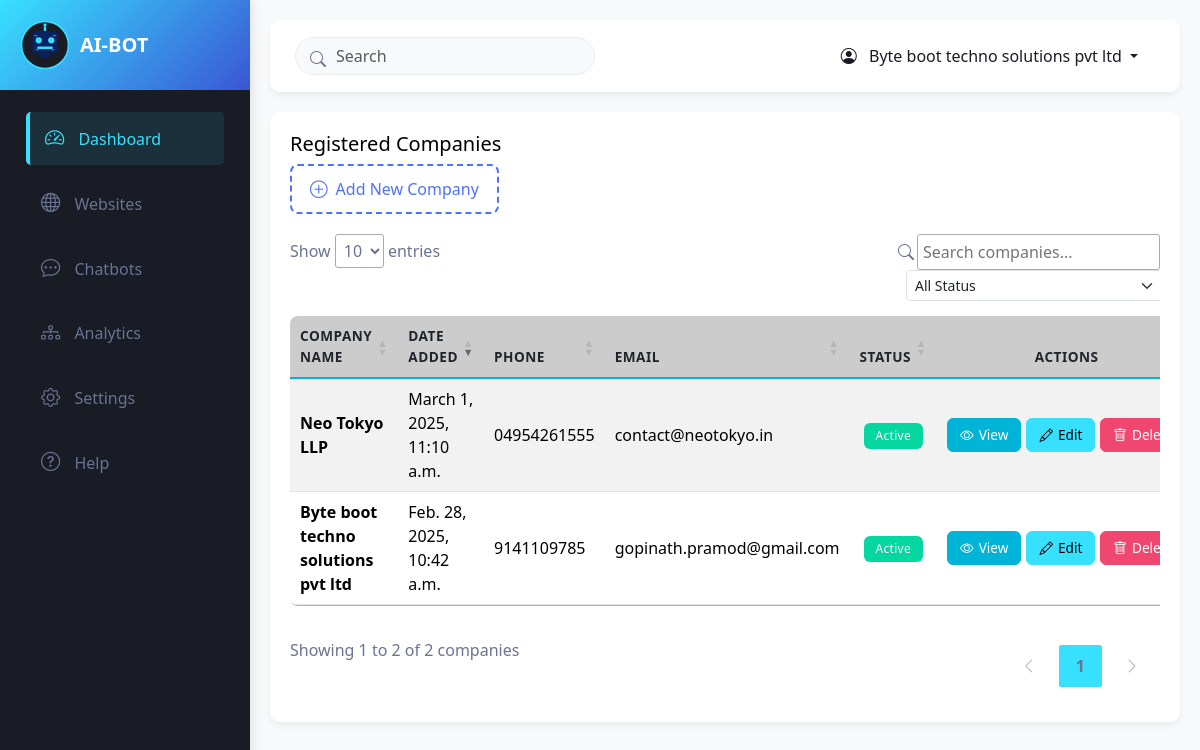
The page /bots (signed in) on the database its author committed.
### home/models.py (models this page shows, shortened)
class CustomUser(AbstractBaseUser, PermissionsMixin):
    email = models.EmailField(unique=True, verbose_name='email address')
    company_name = models.CharField(max_length=100, blank=True, verbose_name='company name')
    website = models.CharField(max_length=30, blank=True, verbose_name='website')
    phone = models.CharField(max_length=15, blank=True, verbose_name='phone number')
    address = models.TextField(blank=True, verbose_name='address')
    is_active = models.BooleanField(default=True, verbose_name='active')
    is_staff = models.BooleanField(default=False, verbose_name='staff status')
    company_logo = models.ImageField(upload_to='company_logo', null=True, blank=True)
    role = models.CharField(max_length=20,
                            choices=(
                                ("user","user"),
                                ("manager","manager"),
                                ("admin","admin"),
                            ),
                            default='user'
                            )
    api_key = models.CharField(max_length=100, unique=True, null=True, blank=True)
    api_key_added = models.DateTimeField(auto_now_add=False, null=True, blank=True)
    api_expiry = models.DateTimeField(auto_now=False, null=True, blank=True)
    date_joined = models.DateTimeField(auto_now_add=True, verbose_name='date joined')
    objects = CustomUserManager()
    USERNAME_FIELD = 'email'
    REQUIRED_FIELDS = ["company_name","phone"]
    class Meta:
        verbose_name = 'user'
        verbose_name_plural = 'users'

### home/views.py (the view, shortened to what this page needs)
# urls.py: path("bots",views.bots,name="bots"),
def bots(request):
    users = CustomUser.objects.all()
    form =  UserAddForm()
    context = {
        "users":users,
        "form":form
    }
    return render(request,"bots.html",context)

### home/forms.py
class UserAddForm(UserCreationForm):
    class Meta:
        model = CustomUser
        fields = ["email","phone","address","company_logo","company_name","website","password1","password2"]
        widgets = {
            "address":forms.Textarea(attrs={"class":"form-control", "placeholder":"Username"}),
            "phone":forms.NumberInput(attrs={"class":"form-control","placeholder":"Phone Number"}),
            "company_logo":forms.FileInput(attrs={"class":"form-control"}),
            "email":forms.EmailInput(attrs={"class":"form-control","placeholder":"Email"}),
            "company_name":forms.TextInput(attrs={"class":"form-control", "placeholder":"Company Name"}),
            "website":forms.TextInput(attrs={"class":"form-control", "placeholder":"Website"}),
        }
    def __init__(self, *args, **kwargs):
        super(UserAddForm, self).__init__(*args, **kwargs)
        self.fields['password1'].widget = forms.PasswordInput(attrs={'class': 'form-control  py-3', 'placeholder': 'Password'})
        self.fields['password2'].widget = forms.PasswordInput(attrs={'class': 'form-control  py-3', 'placeholder': 'Password confirmation'})

### templates/bots.html (shortened to what this page needs)
{% extends "index.html" %}
{% block content %}
<div class="row g-4">
    <div class="col-lg-12">
        <div class="dashboard-card">
            <h5>Registered Companies</h5>
            <button class="btn-add-company" data-bs-toggle="modal" data-bs-target="#exampleModal">
                <i class="bi bi-plus-circle"></i> Add New Company
            </button>
            <div class="list-group">
                <div class="table-responsive">
                    <table id="companyTable" class="table  table-striped" style="background-color: var(--card-bg) !important;">
                        <thead>
                            <tr>
                                <th>Company Name</th>
                                <th>Date Added</th>
                                <th>Phone</th>
                                <th>Email</th>
                                <th>Status</th>
                                <th>Actions</th>
                            </tr>
                        </thead>
                        <tbody>
                            {% for user in users %}
                            <tr>
                                <td>
                                    <div class="fw-bold">{{ user.company_name }}</div>
                                </td>
                                <td>{{ user.date_joined }}</td>
                                <td>{{ user.phone }}</td>
                                <td>{{ user.email }}</td>
                                <td>
                                    {% if user.is_active == True %}
                                        <span class="badge bg-success">Active</span>
                                    {% else %}
                                        <span class="badge bg-danger">Inactive</span>
                                    {% endif %}
                                </td>
                                <td>
                                    <div class="action-buttons">
                                        <a href="{%url 'update_company' user.id %}" class="btn btn-dark btn-sm">
                                            <i class="bi bi-eye"></i> View
                                        </a>
                                        <button class="btn btn-primary btn-sm">
                                            <i class="bi bi-pencil"></i> Edit
                                        </button>
                                        <button class="btn btn-danger btn-sm">
                                            <i class="bi bi-trash"></i> Delete
                                        </button>
                                    </div>
                                </td>
                            </tr>
                            {% endfor %}
                        </tbody>
                    </table>
                </div>
            </div>
        </div>
    </div>
</div>
<link rel="stylesheet" type="text/css" href="https://cdn.datatables.net/1.11.5/css/jquery.dataTables.css">
{% endblock %}

### templates/index.html (shortened to what this page needs)
<!DOCTYPE html>
{% load static %}
<html lang="en">
<head>
    <link href="https://cdn.jsdelivr.net/npm/bootstrap@5.3.0-alpha1/dist/css/bootstrap.min.css" rel="stylesheet">
    <link rel="stylesheet" href="https://cdn.jsdelivr.net/npm/bootstrap-icons@1.8.1/font/bootstrap-icons.css">
    <link rel="stylesheet" href="{%static 'css/admin_styles.css' %}">
</head>
<body>
    <div class="d-flex">
        <nav class="sidebar" id="sidebar">
            <div class="sidebar-header">
                <img src="{% static 'img/ai-bot-favicon.svg' %}" alt="AI Bot Logo" class="logo">
                <h3>AI-BOT</h3>
            </div>
            <div class="p-3">
                <ul class="nav flex-column">
                    <li class="nav-item">
                        <a class="nav-link active" href="{%url 'index' %}">
                            <i class="bi bi-speedometer2"></i> Dashboard
                        </a>
                    </li>
                    <li class="nav-item">
                        <a class="nav-link" href="#">
                            <i class="bi bi-globe"></i> Websites
                        </a>
                    </li>
                    <li class="nav-item">
                        <a class="nav-link" href="{%url 'bots' %}">
                            <i class="bi bi-chat-dots"></i> Chatbots
                        </a>
                    </li>
                    <li class="nav-item">
                        <a class="nav-link" href="{% url 'analytics_dashboard' %}">
                            <i class="bi bi-diagram-3"></i> Analytics
                        </a>
                    </li>
                    <li class="nav-item">
                        <a class="nav-link" href="#">
                            <i class="bi bi-gear"></i> Settings
                        </a>
                    </li>
                    <li class="nav-item">
                        <a class="nav-link" href="#">
                            <i class="bi bi-question-circle"></i> Help
                        </a>
                    </li>
                </ul>
            </div>
        </nav>
        <div class="main-content" id="mainContent">
            <div class="top-navbar">
                <div class="navbar-search">
                    <i class="bi bi-search"></i>
                    <input type="text" class="form-control" placeholder="Search">
                </div>
                <div class="user-menu dropdown">
                    <button class="btn dropdown-toggle" type="button" id="userMenu" data-bs-toggle="dropdown"
                        aria-expanded="false">
                        <i class="bi bi-person-circle me-2"></i> {{request.user.company_name}}
                    </button>
                </div>
            </div>
            {% block content %}{% endblock %}
        </div>
    </div>
</body>
</html>

### static/css/admin_styles.css (style rules this page uses)
:root { --primary: #38e0ff ; --secondary: #191C24; --light: #6C7293; --dark: #000000; --primary-dark: #3a56d4; --primary-light: #4f70ff; --accent: #00b4d8; --accent-dark: #0096c7; --danger: #ef476f; --success: #06d6a0; --warning: #ffd166; --card-bg: #ffffff; --hover-bg: #f0f4ff; }
body { font-family: 'Segoe UI', Tahoma, Geneva, Verdana, sans-serif; background-color: #f8f9fa; margin: 0; padding: 0; overflow-x: hidden; }
.sidebar { background-color: var(--secondary); height: 100vh; position: fixed; width: 250px; transition: all 0.3s; z-index: 1000; box-shadow: 2px 0 10px rgba(0,0,0,0.1); overflow-y: auto; }
.sidebar-header { background: linear-gradient(135deg, var(--primary) 0%, var(--primary-dark) 100%); padding: 20px; }
.sidebar-header h3 { color: white; margin: 0; font-weight: 600; font-size: 1.25rem; }
.nav-item { margin: 6px 10px; border-radius: 5px; }
.nav-link { color: var(--light) !important; padding: 12px 15px; border-radius: 5px; transition: all 0.3s; font-weight: 500; }
.nav-link:hover, .nav-link.active { background-color: rgba(56, 224, 255, 0.1); color: var(--primary) !important; border-left: 4px solid var(--primary); }
.nav-link i { margin-right: 10px; font-size: 1.2rem; }
.main-content { margin-left: 250px; padding: 20px; transition: all 0.3s; width: calc(100% - 250px); }
.top-navbar { background-color: white; border-radius: 10px; padding: 15px 25px; margin-bottom: 20px; display: flex; justify-content: space-between; align-items: center; box-shadow: 0 4px 6px rgba(0,0,0,0.05); flex-wrap: wrap; gap: 10px; }
.navbar-search { position: relative; max-width: 300px; width: 100%; }
.navbar-search input { padding-left: 40px; border-radius: 20px; background-color: #f8f9fa; border: 1px solid #e9ecef; }
.navbar-search i { position: absolute; left: 15px; top: 10px; color: var(--light); }
.user-menu .btn { color: var(--secondary); font-weight: 500; }
.dashboard-card { background-color: white; border-radius: 10px; padding: 20px; margin-bottom: 20px; box-shadow: 0 4px 6px rgba(0,0,0,0.05); transition: transform 0.3s; height: calc(100% - 20px); }

### templates/index.html (style rules this page uses)
.sidebar-header { display: flex; align-items: center; gap: 10px; }
.logo { width: 50px; height: 50px; }

### templates/bots.html (style rules this page uses)
:root { --primary: #38e0ff; --primary-dark: #3a56d4; --primary-light: #4f70ff; --secondary: #191C24; --light: #6C7293; --dark: #000000; --accent: #00b4d8; --accent-dark: #0096c7; --danger: #ef476f; --success: #06d6a0; --warning: #ffd166; --card-bg: #ffffff; --hover-bg: #f0f4ff; }
.btn { border-radius: 6px; padding: 8px 16px; font-weight: 500; transition: all 0.2s ease; }
.btn-dark { background-color: var(--accent); border-color: var(--accent); }
.btn-primary { background-color: var(--primary); border-color: var(--primary); color: var(--dark); }
.btn-danger { background-color: var(--danger); border-color: var(--danger); }
.btn-sm { padding: 5px 10px; font-size: 0.85rem; }
.btn i { margin-right: 5px; }
table.dataTable { border-collapse: separate !important; border-spacing: 0; margin-top: 20px !important; margin-bottom: 20px !important; width: 100% !important; border-radius: 8px; overflow: hidden; }
table.dataTable thead th { background-color: rgba(0, 0, 0, 0.2); border-bottom: 2px solid var(--accent) !important; padding: 15px 12px; font-weight: 600; text-transform: uppercase; font-size: 0.85rem; letter-spacing: 0.5px; }
table.dataTable tbody tr { color: #fff !important; transition: all 0.2s ease; }
table.dataTable tbody tr:nth-of-type(odd) { background-color: rgba(0, 0, 0, 0.1); color: #000000; }
table.dataTable tbody td { padding: 15px 12px; border-bottom: 1px solid rgba(108, 114, 147, 0.2); vertical-align: middle; color: #000000 !important; }
.badge { padding: 7px 12px; font-weight: 500; border-radius: 6px; letter-spacing: 0.3px; transition: all 0.2s ease; }
.bg-success { background-color: var(--success) !important; }
.btn-add-company { display: inline-flex; align-items: center; background-color: transparent; border: 2px dashed var(--primary-light); color: var(--primary-light); padding: 10px 18px; border-radius: 8px; transition: all 0.3s ease; margin-bottom: 20px; }
.btn-add-company i { font-size: 1.1rem; margin-right: 8px; }
.action-buttons { display: flex; gap: 5px; }
.action-buttons .btn { padding: 6px 12px; display: inline-flex; align-items: center; justify-content: center; }
.dashboard-card { color: #000000 !important ; }

### rows shown on the page
CustomUser: user.company_name "Byte boot techno solutions pvt ltd", company_name "Byte boot techno solutions pvt ltd", date_joined "Feb. 28, 2025, 10:42 a.m.", phone "9141109785", email "gopinath.pramod@gmail.com", shows "Active"
CustomUser: company_name "Neo Tokyo LLP", date_joined "March 1, 2025, 11:10 a.m.", phone "04954261555", email "contact@neotokyo.in", is_active "Active"
